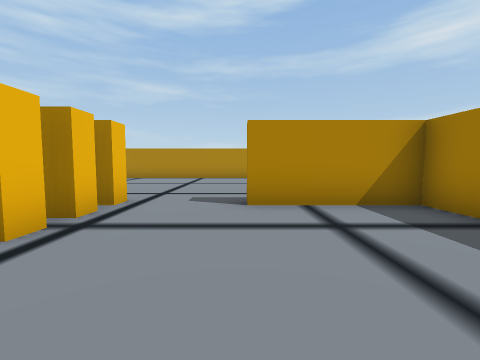
view 1 (above)

16 first-person views from a walk through a scene from a Unity 3-D project. The camera is 1.5 m above the floor, tilts 4° down and sees 90° across. The floor is counted in squares, 2 m on a side. Each view is taken from the middle of a square. On the plan, view 1 faces up. The plan holds only what a view shows up to about 9 squares ahead; the rest is blank. The place goes on beyond the plan. The player character is not drawn. Some animated figures are left out. Door leaves are left out, so doorways stand open.

view 2
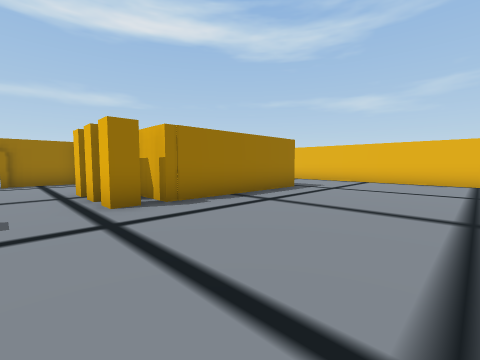

view 3
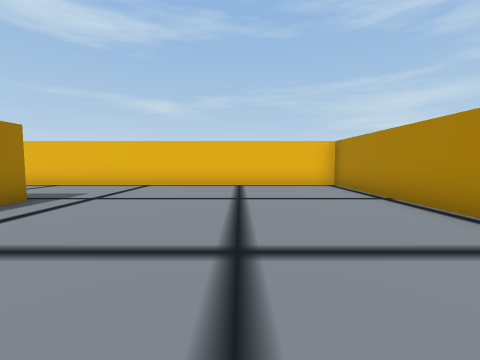

view 4
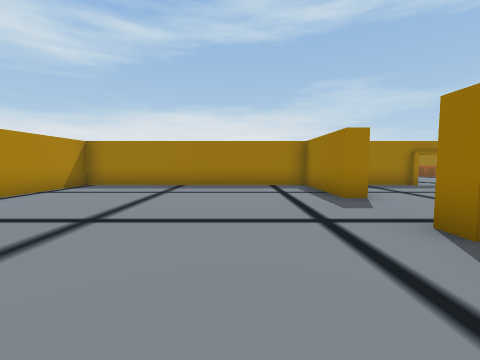

view 5
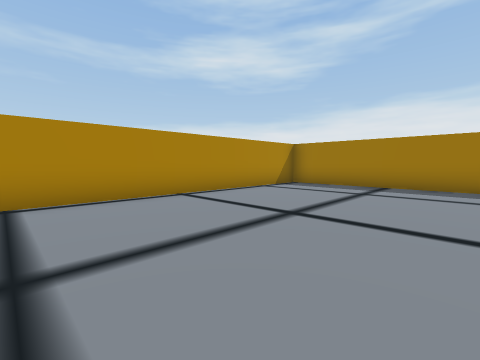

view 6
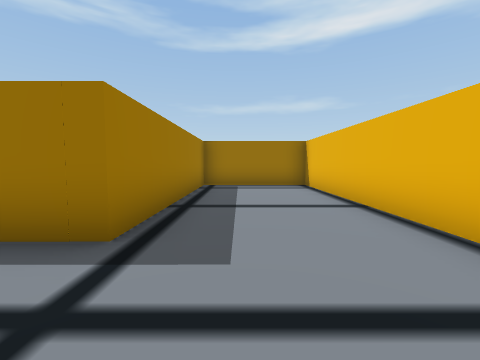

view 7
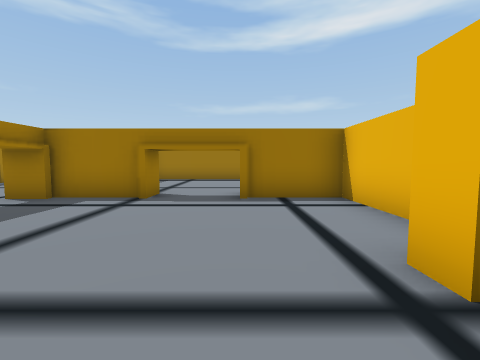

view 8
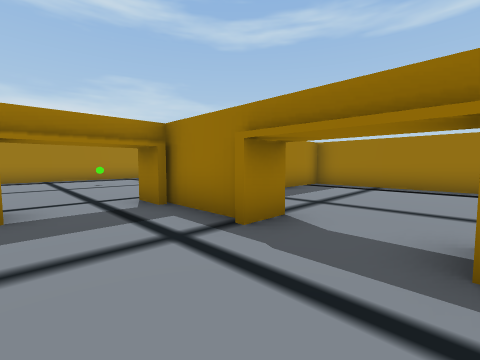

view 9
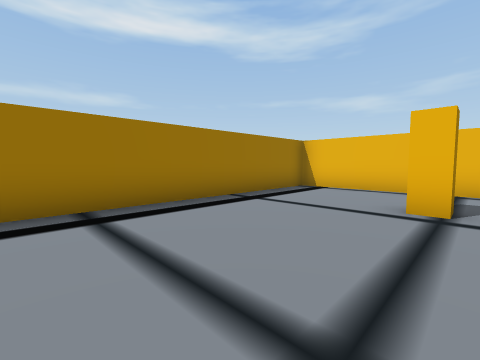

view 10
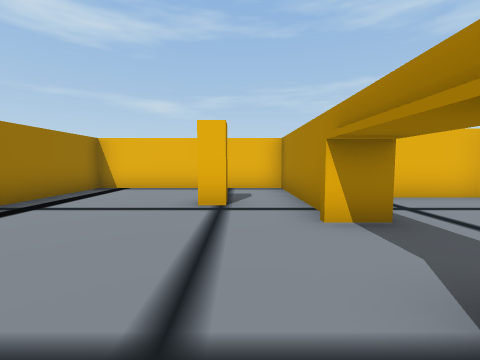

view 11
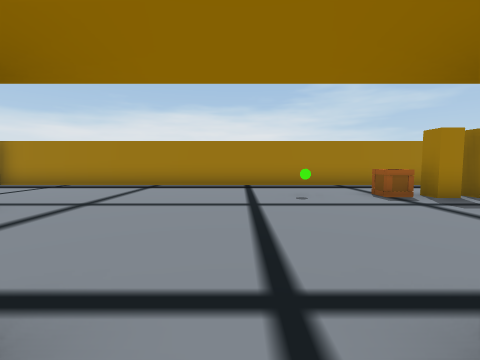

view 12
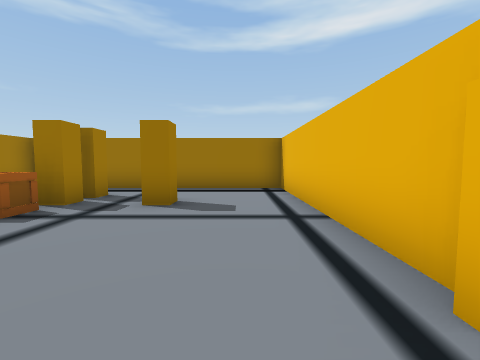

view 13
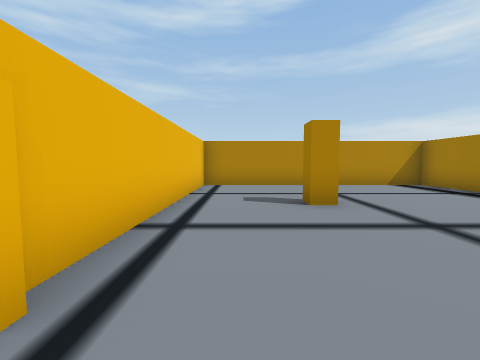

view 14
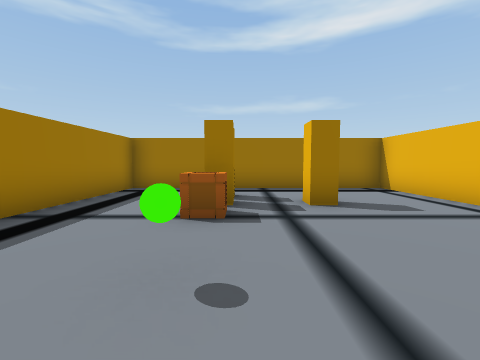

view 15
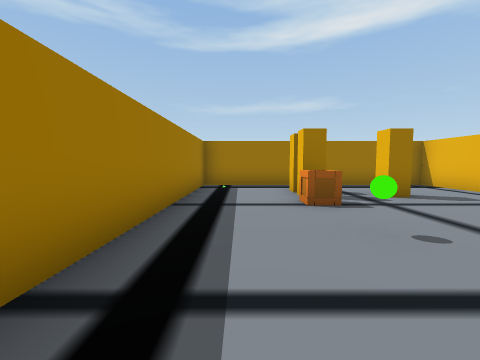

view 16
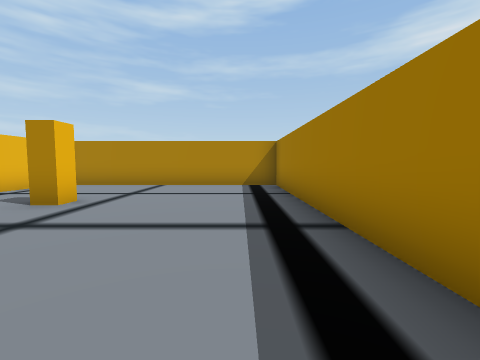

### Floor plan
Points are (right, up) in squares from view 1. A wall is a line through its corners. A room is listed if a view was taken in it or the views show most of it. See-through windows are left out.
Room 1 (views 1, 2, 3, 4, 5, 6, 7, 8, 11)
walls: (3.3, 1.1) (3.3, 4.2) (0.1, 4.2) (0.1, 4.8) (3.3, 4.8) (3.3, 12.2) (-11.3, 12.2) (-11.3, -1.2) (-7.8, -1.2) (-7.8, 4.8) (-3.3, 4.8) (-3.3, -1.2) (-1, -1.2) (-1, -2); (1, -2) (1, -1.2) (3.3, -1.2)
ways out: opening at (0, -2) to room 2; opening at (3, 0) to room 3
objects: other object (-3, 2) to (-2, 2); other object (-3, 3) to (-2, 3); other object (-3, 4) to (-2, 5)
Room 2 (views 9, 10)
walls: (-1.6, -1.7) (-5.3, -1.7) (-5.3, -7.2) (3.3, -7.2) (3.3, -5.2)
ways out: opening at (0, -2) to room 1
objects: other object (-3, -4) to (-2, -3)
Room 3 (views 12, 13, 14, 15, 16)
walls: (3.7, -1.2) (3.7, -7.2) (11.2, -7.2) (11.2, 8.2) (3.7, 8.2) (3.7, 1.2); (3, -1) (4, -1)
ways out: opening at (3, 0) to room 1
objects: other object (6, -5) to (7, -4); other object (6, 4) to (7, 5); other object (8, -5); crate (8, -4); green ball (8, -2)

Positions as (right, up) in squares from view 1, and headings:
1: (0, 0), facing up
2: (-1, 9), facing down-left
3: (-3, 9), facing left
4: (-5, 7), facing right
5: (-5, 7), facing up-right
6: (-9, 7), facing down
7: (-1, 4), facing down
8: (-1, 1), facing down-right
9: (2, -3), facing down-left
10: (2, -3), facing left
11: (3, 0), facing right
12: (5, 0), facing down
13: (5, 0), facing up
14: (8, 0), facing down
15: (10, 1), facing down
16: (10, 0), facing up
